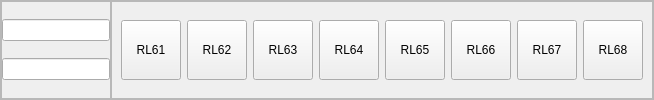
          <widget class="QFrame" name="row6">
           <property name="frameShape">
            <enum>QFrame::StyledPanel</enum>
           </property>
           <property name="frameShadow">
            <enum>QFrame::Raised</enum>
           </property>
           <layout class="QHBoxLayout" name="horizontalLayout_14">
            <property name="spacing">
             <number>0</number>
            </property>
            <property name="leftMargin">
             <number>0</number>
            </property>
            <property name="topMargin">
             <number>0</number>
            </property>
            <property name="rightMargin">
             <number>0</number>
            </property>
            <property name="bottomMargin">
             <number>0</number>
            </property>
            <item>
             <widget class="QFrame" name="row6Frame">
              <property name="minimumSize">
               <size>
                <width>0</width>
                <height>0</height>
               </size>
              </property>
              <property name="maximumSize">
               <size>
                <width>120</width>
                <height>16777215</height>
               </size>
              </property>
              <property name="frameShape">
               <enum>QFrame::StyledPanel</enum>
              </property>
              <property name="frameShadow">
               <enum>QFrame::Raised</enum>
              </property>
              <layout class="QVBoxLayout" name="row6FrameverticalLayout">
               <property name="spacing">
                <number>0</number>
               </property>
               <property name="leftMargin">
                <number>0</number>
               </property>
               <property name="topMargin">
                <number>0</number>
               </property>
               <property name="rightMargin">
                <number>0</number>
               </property>
               <property name="bottomMargin">
                <number>0</number>
               </property>
               <item>
                <widget class="QLineEdit" name="row6HlineEdit"/>
               </item>
               <item>
                <widget class="QLineEdit" name="row6LlineEdit"/>
               </item>
              </layout>
             </widget>
            </item>
            <item>
             <widget class="QFrame" name="row6ButtonsFrame">
              <property name="frameShape">
               <enum>QFrame::StyledPanel</enum>
              </property>
              <property name="frameShadow">
               <enum>QFrame::Raised</enum>
              </property>
              <layout class="QHBoxLayout" name="row6ButtonsFramehorizontalLayout">
               <item>
                <widget class="QPushButton" name="RL61">
                 <property name="minimumSize">
                  <size>
                   <width>60</width>
                   <height>50</height>
                  </size>
                 </property>
                 <property name="maximumSize">
                  <size>
                   <width>60</width>
                   <height>60</height>
                  </size>
                 </property>
                 <property name="text">
                  <string>RL61</string>
                 </property>
                 <property name="checkable">
                  <bool>true</bool>
                 </property>
                </widget>
               </item>
               <item>
                <widget class="QPushButton" name="RL62">
                 <property name="minimumSize">
                  <size>
                   <width>60</width>
                   <height>50</height>
                  </size>
                 </property>
                 <property name="maximumSize">
                  <size>
                   <width>60</width>
                   <height>60</height>
                  </size>
                 </property>
                 <property name="text">
                  <string>RL62</string>
                 </property>
                 <property name="checkable">
                  <bool>true</bool>
                 </property>
                </widget>
               </item>
               <item>
                <widget class="QPushButton" name="RL63">
                 <property name="minimumSize">
                  <size>
                   <width>60</width>
                   <height>50</height>
                  </size>
                 </property>
                 <property name="maximumSize">
                  <size>
                   <width>60</width>
                   <height>60</height>
                  </size>
                 </property>
                 <property name="text">
                  <string>RL63</string>
                 </property>
                 <property name="checkable">
                  <bool>true</bool>
                 </property>
                </widget>
               </item>
               <item>
                <widget class="QPushButton" name="RL64">
                 <property name="minimumSize">
                  <size>
                   <width>60</width>
                   <height>50</height>
                  </size>
                 </property>
                 <property name="maximumSize">
                  <size>
                   <width>60</width>
                   <height>60</height>
                  </size>
                 </property>
                 <property name="text">
                  <string>RL64</string>
                 </property>
                 <property name="checkable">
                  <bool>true</bool>
                 </property>
                </widget>
               </item>
               <item>
                <widget class="QPushButton" name="RL65">
                 <property name="minimumSize">
                  <size>
                   <width>60</width>
                   <height>50</height>
                  </size>
                 </property>
                 <property name="maximumSize">
                  <size>
                   <width>60</width>
                   <height>60</height>
                  </size>
                 </property>
                 <property name="text">
                  <string>RL65</string>
                 </property>
                 <property name="checkable">
                  <bool>true</bool>
                 </property>
                </widget>
               </item>
               <item>
                <widget class="QPushButton" name="RL66">
                 <property name="minimumSize">
                  <size>
                   <width>60</width>
                   <height>50</height>
                  </size>
                 </property>
                 <property name="maximumSize">
                  <size>
                   <width>60</width>
                   <height>60</height>
                  </size>
                 </property>
                 <property name="text">
                  <string>RL66</string>
                 </property>
                 <property name="checkable">
                  <bool>true</bool>
                 </property>
                </widget>
               </item>
               <item>
                <widget class="QPushButton" name="RL67">
                 <property name="minimumSize">
                  <size>
                   <width>60</width>
                   <height>50</height>
                  </size>
                 </property>
                 <property name="maximumSize">
                  <size>
                   <width>60</width>
                   <height>60</height>
                  </size>
                 </property>
                 <property name="text">
                  <string>RL67</string>
                 </property>
                 <property name="checkable">
                  <bool>true</bool>
                 </property>
                </widget>
               </item>
               <item>
                <widget class="QPushButton" name="RL68">
                 <property name="minimumSize">
                  <size>
                   <width>60</width>
                   <height>50</height>
                  </size>
                 </property>
                 <property name="maximumSize">
                  <size>
                   <width>60</width>
                   <height>60</height>
                  </size>
                 </property>
                 <property name="text">
                  <string>RL68</string>
                 </property>
                 <property name="checkable">
                  <bool>true</bool>
                 </property>
                </widget>
               </item>
              </layout>
             </widget>
            </item>
           </layout>
          </widget>
